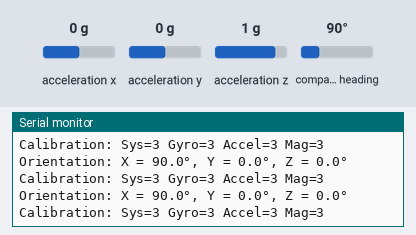
This sketch was run on a simulated Arduino Nano, built with avr-gcc and run on an emulated ATmega328P. Parts: the last lines printed to the serial monitor. Inputs (shaded band) come from the test bench; at power-on: acceleration x 0 g, acceleration y 0 g, acceleration z 1 g, compass heading 90°.

Above: at 2.2 s.
2.3 s: acceleration x set to -1.4 g
At 2.82 s:
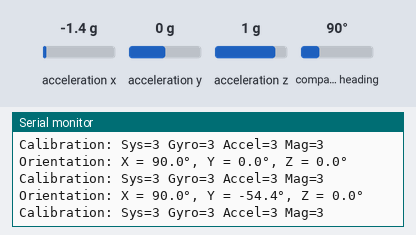
3.8 s: acceleration y set to -1.4 g
At 4.33 s:
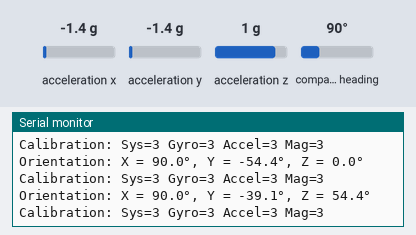
5.3 s: acceleration z set to -1.4 g
At 5.85 s:
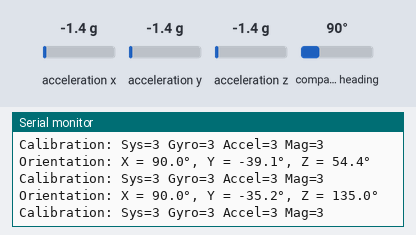
6.8 s: compass heading set to 7°
At 7.36 s:
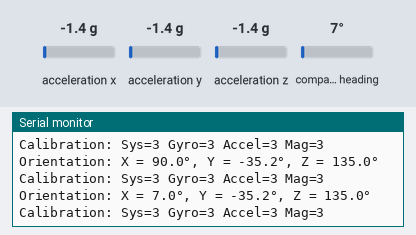
Timing chart, 0 to 9.3 s (numbered marks = the images above; inputs shaded):
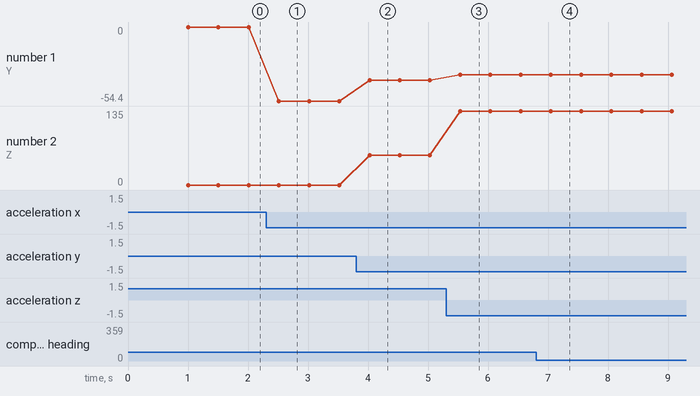

The sketch:

Gyro_Example.ino
```cpp
#include <Wire.h>
#include <Adafruit_Sensor.h>
#include <Adafruit_BNO055.h>

// Create an instance of the BNO055 sensor
Adafruit_BNO055 bno = Adafruit_BNO055(55);

//BNO055 Pinout:
//VIN → 5V
//GND → GND
//SCL → A5 (Nano I2C Clock)
//SDA → A4 (Nano I2C Data)

void setup() {
  Serial.begin(115200);
  while (!Serial) {
    delay(10); // Wait for Serial Monitor
  }

  // Initialize the BNO055 sensor
  if (!bno.begin()) {
    Serial.println("Error: BNO055 not detected. Check wiring or I2C address.");
    while (1);
  }

  // Set the sensor to calibration mode (optional)
  bno.setExtCrystalUse(true);

  Serial.println("BNO055 initialized. Waiting for data...");
  delay(1000); // Wait for the sensor to stabilize
}

void loop() {
  // Get the sensor event
  sensors_event_t event;
  bno.getEvent(&event);

  // Print orientation data
  Serial.print("Orientation: ");
  Serial.print("X = ");
  Serial.print(event.orientation.x, 1);
  Serial.print("°, Y = ");
  Serial.print(event.orientation.y, 1);
  Serial.print("°, Z = ");
  Serial.print(event.orientation.z, 1);
  Serial.println("°");

  // Print calibration status (optional)
  uint8_t system, gyro, accel, mag;
  bno.getCalibration(&system, &gyro, &accel, &mag);
  Serial.print("Calibration: Sys=");
  Serial.print(system);
  Serial.print(" Gyro=");
  Serial.print(gyro);
  Serial.print(" Accel=");
  Serial.print(accel);
  Serial.print(" Mag=");
  Serial.println(mag);

  delay(500); // Update every 500ms
}
```

Measured:
- after the input at 2.3 s, the serial monitor: prints a new line after 0.21 s (image 1)
- after the input at 3.8 s, the serial monitor: prints a new line after 0.23 s (image 2)
- after the input at 5.3 s, the serial monitor: prints a new line after 0.24 s (image 3)
- after the input at 6.8 s, the serial monitor: prints a new line after 0.25 s (image 4)
- plotted number 1: 0 → -54.4 after the input at 2.3 s, -54.4 → -39.1 after the input at 3.8 s, -39.1 → -35.2 after the input at 5.3 s
- plotted number 2: 0 → 54.4 after the input at 3.8 s, 54.4 → 135 after the input at 5.3 s
